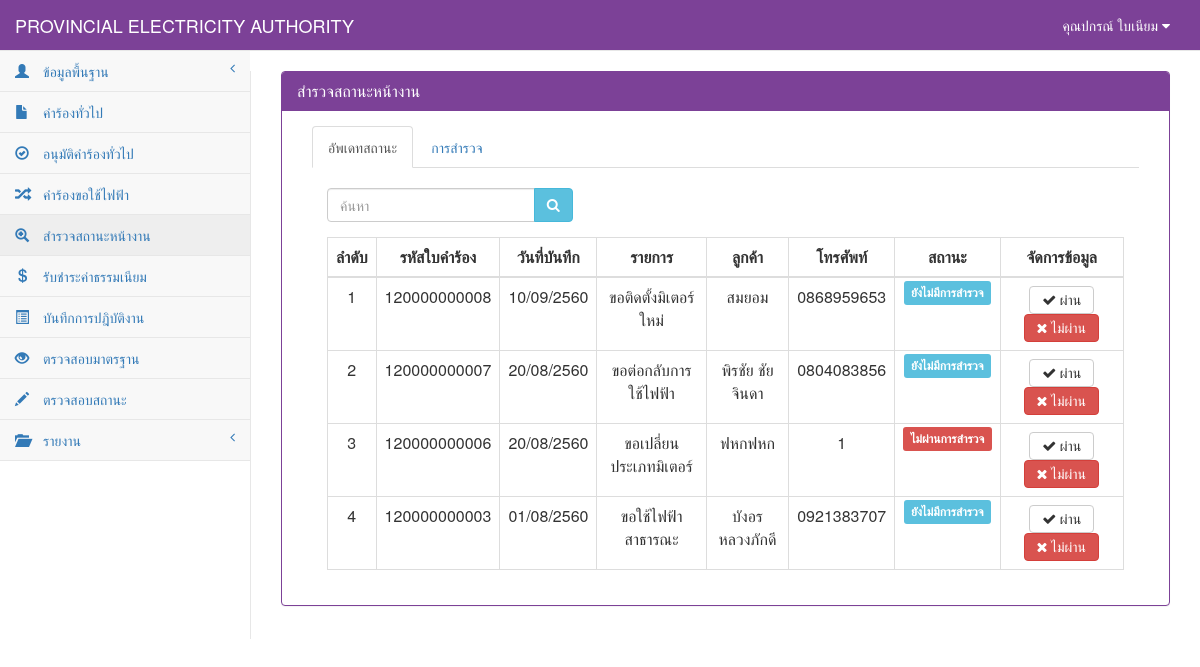
Page /StatusElectricity.php (signed in) on the earlier database version.
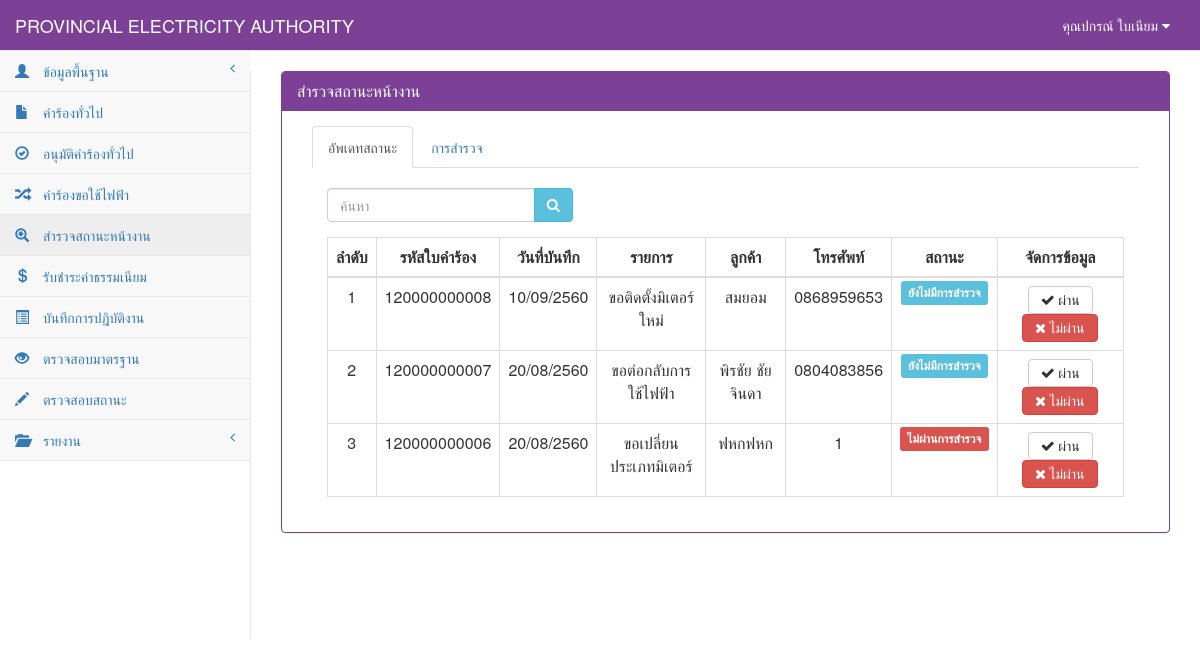
Same page on the later database version.
### tables this page shows
CREATE TABLE `tb_electricity` (
  `re_id` char(12) NOT NULL,
  `re_date` date NOT NULL,
  `re_branch` varchar(50) NOT NULL,
  `user_id` char(13) NOT NULL,
  `cus_id` char(13) NOT NULL,
  `re_place_type` int(1) NOT NULL,
  `re_place_other` varchar(50) NOT NULL,
  `re_place_name` varchar(50) NOT NULL,
  `re_place_homeid` varchar(20) NOT NULL,
  `re_place_number` varchar(20) NOT NULL,
  `re_place_village` varchar(20) NOT NULL,
  `re_place_room` varchar(10) NOT NULL,
  `re_place_floor` varchar(5) NOT NULL,
  `re_place_alley` varchar(50) NOT NULL,
  `re_place_alleyway` varchar(50) NOT NULL,
  `re_place_road` varchar(50) NOT NULL,
  `re_place_villno` varchar(2) NOT NULL,
  `re_place_district` varchar(30) NOT NULL,
  `re_place_canton` varchar(30) NOT NULL,
  `re_place_province` varchar(30) NOT NULL,
  `re_place_post` varchar(10) NOT NULL,
  `re_place_tel` char(10) NOT NULL,
  `re_place_fax` char(10) NOT NULL,
  `re_place_email` varchar(30) NOT NULL,
  `re_place_service` varchar(10) NOT NULL,
  `re_contact_place` varchar(100) NOT NULL,
  `re_contact_homeid` varchar(20) NOT NULL,
  `re_contact_number` varchar(20) NOT NULL,
  `re_contact_village` varchar(20) NOT NULL,
  `re_contact_room` varchar(10) NOT NULL,
  `re_contact_floor` varchar(5) NOT NULL,
  `re_contact_alley` varchar(50) NOT NULL,
  `re_contact_alleyway` varchar(50) NOT NULL,
  `re_contact_road` varchar(50) NOT NULL,
  `re_contact_villno` varchar(2) NOT NULL,
  `re_contact_district` varchar(30) NOT NULL,
  `re_contact_canton` varchar(30) NOT NULL,
  `re_contact_province` varchar(30) NOT NULL,
  `re_contact_post` varchar(10) NOT NULL,
  `re_contact_tel` char(10) NOT NULL,
  `re_contact_fax` char(10) NOT NULL,
  `re_contact_email` varchar(30) NOT NULL,
  `re_want_type` int(2) NOT NULL,
  `re_want_other` varchar(100) NOT NULL,
  `re_detail` varchar(100) NOT NULL,
  `re_use_type` int(1) NOT NULL,
  `re_use_other` varchar(255) NOT NULL,
  `re_dateset` date NOT NULL,
  `re_keep_type` int(1) NOT NULL,
  `re_keep_name` varchar(255) NOT NULL,
  `re_keep_homeid` varchar(20) NOT NULL,
  `re_keep_number` varchar(20) NOT NULL,
  `re_keep_village` varchar(20) NOT NULL,
  `re_keep_room` varchar(20) NOT NULL,
  `re_keep_floor` varchar(5) NOT NULL,
  `re_keep_alley` varchar(50) NOT NULL,
  `re_keep_alleyway` varchar(50) NOT NULL,
  `re_keep_road` varchar(50) NOT NULL,
  `re_keep_villno` varchar(2) NOT NULL,
  `re_keep_district` varchar(30) NOT NULL,
  `re_keep_canton` varchar(30) NOT NULL,
  `re_keep_province` varchar(30) NOT NULL,
  `re_keep_post` varchar(10) NOT NULL,
  `re_keep_tel` char(10) NOT NULL,
  `re_keep_fax` char(10) NOT NULL,
  `re_keep_email` varchar(30) NOT NULL,
  `re_picture` varchar(255) NOT NULL,
  `re_status` int(1) NOT NULL,
  PRIMARY KEY  (`re_id`)
);

CREATE TABLE `tb_customer` (
  `cus_id` char(13) NOT NULL,
  `cus_first` varchar(50) NOT NULL,
  `cus_name` varchar(50) NOT NULL,
  `cus_type` varchar(30) NOT NULL,
  `cus_code` char(9) NOT NULL,
  `cus_tax` char(13) NOT NULL,
  `cus_homeid` varchar(20) NOT NULL,
  `cus_number` varchar(20) NOT NULL,
  `cus_village` varchar(20) NOT NULL,
  `cus_room` varchar(10) NOT NULL,
  `cus_floor` varchar(5) NOT NULL,
  `cus_alley` varchar(50) NOT NULL,
  `cus_alleyway` varchar(50) NOT NULL,
  `cus_road` varchar(50) NOT NULL,
  `cus_vilno` varchar(2) NOT NULL,
  `cus_district` varchar(30) NOT NULL,
  `cus_canton` varchar(30) NOT NULL,
  `cus_province` varchar(30) NOT NULL,
  `cus_post` varchar(10) NOT NULL,
  `cus_tel` char(10) NOT NULL,
  `cus_fax` char(10) NOT NULL,
  `cus_email` varchar(30) NOT NULL,
  PRIMARY KEY  (`cus_id`)
);

### connect_db.php (called while the page is built, shortened)
<?php
$dbname="pea";
?>

### StatusElectricity.php (the view, shortened to what the changed rows need)
<?php
include "connect_db.php";
function Dateim($mydate) {
    $d = split("-", $mydate);
    $mydate = $d[2] . "/" . $d[1] . "/" . ($d[0] + 543);
    return "$mydate";
}
?>
<!DOCTYPE html>
<html>
    <head>
        <link href="vendor/bootstrap/css/bootstrap.css" rel="stylesheet">
        <link href="vendor/metisMenu/metisMenu.css" rel="stylesheet">
        <link href="dist/css/sb-admin-2.css" rel="stylesheet">
        <link href="vendor/font-awesome/css/font-awesome.css" rel="stylesheet" type="text/css">
    </head>
    <body>
        <div id="page-wrapper">
            <div class="panel panel-primary">
                <div class="panel-heading">
                    <h2 class="panel-title">สำรวจสถานะหน้างาน</h2>
                </div>
                <div class="panel-body">
                    <div class="col-sm-12">
                        <div class="tab-content">
                            <div class="tab-pane fade in active" id="re"><br>
                                <div class="col-sm-12">
                                    <div class="table-responsive">
                                        <table width="100%" class="table table-bordered table-hover">
                                            <thead>
                                                <tr>
                                                    <th class=" text-center" >ลำดับ</th>
                                                    <th class=" text-center" >รหัสใบคำร้อง</th>
                                                    <th class=" text-center" >วันที่บันทึก</th>
                                                    <th class=" text-center" >รายการ</th>
                                                    <th class=" text-center" >ลูกค้า</th>
                                                    <th class=" text-center" >โทรศัพท์</th>
                                                    <th class=" text-center" >สถานะ</th>
                                                    <th class=" text-center">จัดการข้อมูล</th>
                                                </tr>
                                            </thead>
                                            <tbody>
                                                <?php
                                                $page = 0;
                                                $sql = "select * from tb_electricity where re_id like '%" . $_POST[search] . "%' and re_status in (0,9) order by re_id desc";
                                                $result = mysql_db_query($dbname, $sql);
                                                if (mysql_num_rows($result) > 0) {
                                                    while ($array = mysql_fetch_array($result)) {
                                                        $page++;
                                                        $sqlcus = "select * from tb_customer where cus_id='" . $array[cus_id] . "'";
                                                        $resultcus = mysql_db_query($dbname, $sqlcus);
                                                        $arraycus = mysql_fetch_array($resultcus);
                                                        if ($array[re_status] == "9") {
                                                            $status = "ไม่ผ่านการสำรวจ";
                                                            $label = "danger";
                                                        } else {
                                                            $status = "ยังไม่มีการสำรวจ";
                                                            $label = "info";
                                                        }
                                                        if ($array[re_want_type] == 0) {
                                                            $want = "ขอติดตั้งมิเตอร์ใหม่";
                                                        } elseif ($array[re_want_type] == 1) {
                                                            $want = "ขอตัดฝากมิเตอร์โดยไม่ใช้ไฟฟ้า";
                                                        } elseif ($array[re_want_type] == 2) {
                                                            $want = "ขอต่อกลับการใช้ไฟฟ้า";
                                                        } elseif ($array[re_want_type] == 3) {
                                                            $want = "ขอเพื่มขนาดมิเตอร์/อุปกรณ์ประกอบ";
                                                        } elseif ($array[re_want_type] == 4) {
                                                            $want = "ขอเปลี่ยนประเภทมิเตอร์";
                                                        } elseif ($array[re_want_type] == 5) {
                                                            $want = "ขอหยุดซ่อมแซมเครื่องจักรประจำปี";
                                                        } elseif ($array[re_want_type] == 6) {
                                                            $want = "ขอใช้ไฟฟ้าชั่วคราวแบบเหมาจ่าย";
                                                        } elseif ($array[re_want_type] == 7) {
                                                            $want = "ขอติดตั้งไฟฟ้าชั่วคราว";
                                                        } elseif ($array[re_want_type] == 8) {
                                                            $want = "ขอตัดฝากมิเตอร์ใช้เพื่อแสงสว่างไม่ลด CT";
                                                        } elseif ($array[re_want_type] == 9) {
                                                            $want = "ขอยกเลิกเลิกการใช้ไฟฟ้า";
                                                        } elseif ($array[re_want_type] == 10) {
                                                            $want = "ชอลดขนาดมิเตอร์/อุปกรณ์ประกอบ";
                                                        } elseif ($array[re_want_type] == 11) {
                                                            $want = "ขอใช้ไฟฟ้าสาธารณะ";
                                                        } elseif ($array[re_want_type] == 12) {
                                                            $want = "ขอตัดมิเตอร์ใช้เพื่อแสงสว่างลด CT";
                                                        } elseif ($array[re_want_type] == 13) {
                                                            $want = "ขอย้ายจุดติดตั้งมิเตอร์/อุปกรณ์ประกอบ";
                                                        } elseif ($array[re_want_type] == 14) {
                                                            $want = "ขอเปลี่ยนมิเตอร์กรณีชำรุด";
                                                        } elseif ($array[re_want_type] == 15) {
                                                            $want = "ขอใช้ไฟฟ้าตู้โทรศัพท์ต่อตรง";
                                                        } elseif ($array[re_want_type] == 16) {
                                                            $want = $array[re_place_other];
                                                        }
                                                        ?>
                                                        <tr>
                                                            <td class="text-center"><?= $page ?></td>
                                                            <td class=" text-center"><?= $array[re_id] ?></td>
                                                            <td class=" text-center"><?= Dateim($array[re_date]); ?></td>
                                                            <td class=" text-center"><?= $want ?></td>
                                                            <td class="text-center"><?= $arraycus[cus_name] ?></td>
                                                            <td class="text-center"><?= $arraycus[cus_tel] ?></td>
                                                            <td class="text-center"><span class="label label-<?= $label ?>"><?= $status ?></span></td>
                                                            <td>
                                                                <div class="btn-group" align="center">
                                                                    <center>
                                                                        <a class="btn btn-default" href="StatusElectricity_detail.php?id=<?= $array[re_id] ?>"><i class="fa fa-check"> ผ่าน</i></a>
                                                                        <a class="btn btn-danger" href="StatusElectricity_nopass.php?id=<?= $array[re_id] ?>"><i class="fa fa-times"> ไม่ผ่าน</i></a>
                                                                    </center>
                                                                </div>
                                                            </td>
                                                        </tr>
                                                        <?php
                                                    }
                                                } else {
                                                    ?>
                                                    <tr><td colspan="7" align="center">ไม่พบข้อมูล</td></tr>
                                                    <?php
                                                }
                                                ?>
                                            </tbody>
                                        </table>
                                    </div>
                                </div>
                            </div>
                        </div>
                    </div>
                </div>
            </div>
        </div>
    </body>
</html>

Differences in the rows shown:
no longer on this page (row edited): tb_electricity: array "120000000003", array "01/08/2560", want "ขอใช้ไฟฟ้าสาธารณะ", cus.cus_name "บังอร หลวงภักดี", cus.cus_tel "0921383707", status "ยังไม่มีการสำรวจ"
